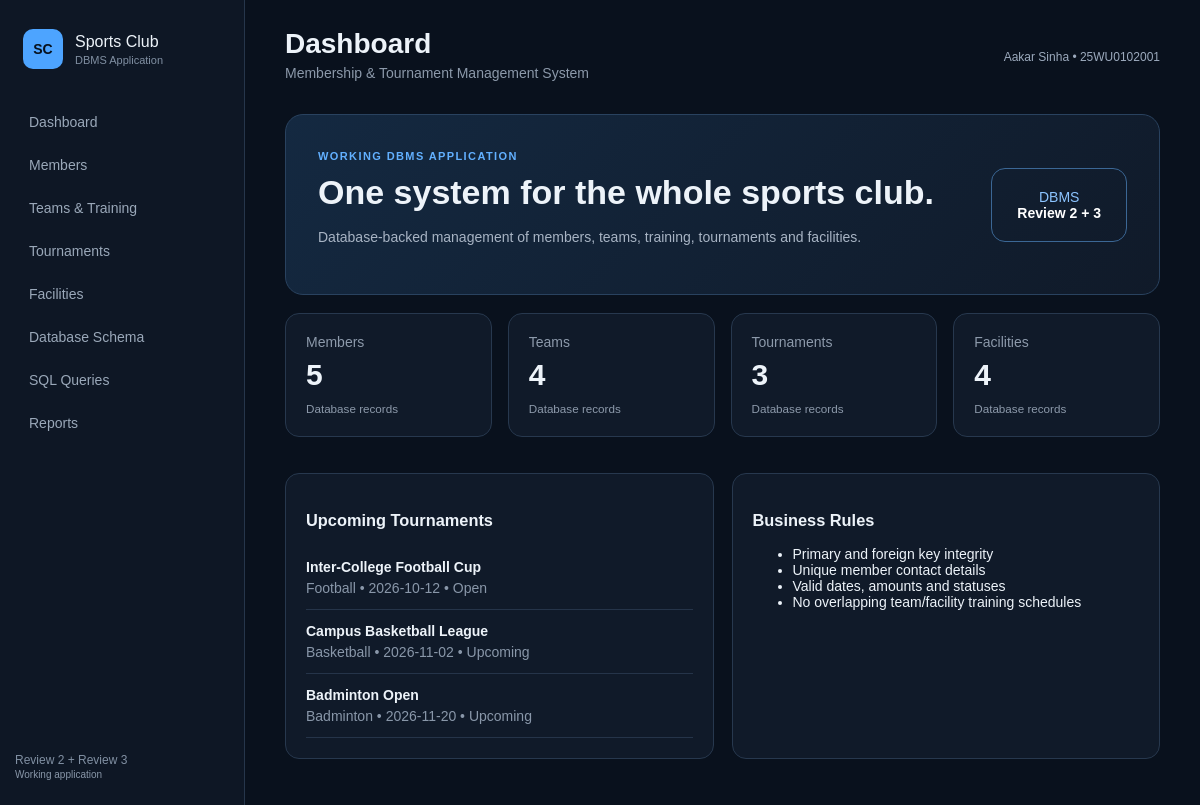
The page / on the database its author committed.
### tables this page shows
CREATE TABLE tournament (
    tournament_id INTEGER PRIMARY KEY AUTOINCREMENT,
    sport_id INTEGER NOT NULL,
    name TEXT NOT NULL UNIQUE,
    start_date TEXT NOT NULL,
    end_date TEXT NOT NULL,
    status TEXT NOT NULL DEFAULT 'Upcoming'
        CHECK(status IN ('Upcoming','Open','Ongoing','Completed','Cancelled')),
    FOREIGN KEY(sport_id) REFERENCES sport(sport_id),
    CHECK(end_date >= start_date)
);

CREATE TABLE sport (
    sport_id INTEGER PRIMARY KEY AUTOINCREMENT,
    sport_name TEXT NOT NULL UNIQUE,
    description TEXT
);

### app.py (the view)
@app.route("/")
def dashboard():
    con=get_db()
    counts={k:con.execute(q).fetchone()[0] for k,q in {
        "members":"SELECT COUNT(*) FROM member","teams":"SELECT COUNT(*) FROM team",
        "tournaments":"SELECT COUNT(*) FROM tournament","facilities":"SELECT COUNT(*) FROM facility",
        "sessions":"SELECT COUNT(*) FROM training_session"}.items()}
    upcoming=con.execute("""SELECT t.name,s.sport_name,t.start_date,t.status
        FROM tournament t JOIN sport s ON s.sport_id=t.sport_id ORDER BY t.start_date LIMIT 5""").fetchall()
    con.close()
    return render_template("dashboard.html",counts=counts,upcoming=upcoming)

### app.py (called while the page is built)
def get_db():
    con=sqlite3.connect(DB)
    con.row_factory=sqlite3.Row
    con.execute("PRAGMA foreign_keys=ON")
    return con

### templates/dashboard.html
{% extends "base.html" %}{% block title %}Dashboard{% endblock %}{% block content %}
<div class="hero"><div><span class="eyebrow">WORKING DBMS APPLICATION</span><h2>One system for the whole sports club.</h2><p>Database-backed management of members, teams, training, tournaments and facilities.</p></div><div class="badge">DBMS<br><b>Review 2 + 3</b></div></div>
<div class="stats">{% for k,label in [('members','Members'),('teams','Teams'),('tournaments','Tournaments'),('facilities','Facilities')] %}<div class="card stat"><span>{{label}}</span><b>{{counts[k]}}</b><small>Database records</small></div>{% endfor %}</div>
<div class="grid2"><div class="card"><h3>Upcoming Tournaments</h3>{% for x in upcoming %}<div class="row"><b>{{x.name}}</b><span>{{x.sport_name}} • {{x.start_date}} • {{x.status}}</span></div>{% endfor %}</div>
<div class="card"><h3>Business Rules</h3><ul><li>Primary and foreign key integrity</li><li>Unique member contact details</li><li>Valid dates, amounts and statuses</li><li>No overlapping team/facility training schedules</li></ul></div></div>{% endblock %}

### templates/base.html (shortened to what this page needs)
<!doctype html><html><head><meta charset="utf-8"><meta name="viewport" content="width=device-width,initial-scale=1">
<title>Sports Club DBMS</title><link rel="stylesheet" href="{{url_for('static',filename='style.css')}}"></head><body>
<aside><div class="brand"><strong>SC</strong><span>Sports Club<small>DBMS Application</small></span></div>
<nav>
<a href="{{url_for('dashboard')}}">Dashboard</a><a href="{{url_for('members')}}">Members</a>
<a href="{{url_for('teams')}}">Teams & Training</a><a href="{{url_for('tournaments')}}">Tournaments</a>
<a href="{{url_for('facilities')}}">Facilities</a><a href="{{url_for('schema')}}">Database Schema</a>
<a href="{{url_for('queries')}}">SQL Queries</a><a href="{{url_for('reports')}}">Reports</a>
</nav><footer>Review 2 + Review 3<br><small>Working application</small></footer></aside>
<main><header><div><h1>{% block title %}Sports Club{% endblock %}</h1><p>Membership & Tournament Management System</p></div><div class="student">Aakar Sinha • 25WU0102001</div></header>
{% block content %}{% endblock %}</main></body></html>

### static/style.css (style rules this page uses)
* { box-sizing:border-box }
body { margin:0;background:#09111d;color:#edf3f9;font:14px Arial,sans-serif;display:flex;min-height:100vh }
aside { width:245px;background:#0e1725;border-right:1px solid #26364b;padding:24px 15px;position:fixed;top:0;bottom:0;display:flex;flex-direction:column }
.brand { display:flex;gap:12px;align-items:center;padding:5px 8px 30px }
.brand strong { display:grid;place-items:center;width:40px;height:40px;background:#4da4ff;color:#07111d;border-radius:10px }
.brand span { font-size:16px }
.brand small { display:block;font-size:11px;color:#8190a3;margin-top:3px }
nav a { display:block;color:#9aa8b9;text-decoration:none;padding:12px 14px;border-radius:9px;margin:3px 0 }
aside footer { margin-top:auto;color:#8190a3;font-size:12px }
main { margin-left:245px;width:calc(100% - 245px);padding:28px 40px }
header { display:flex;justify-content:space-between;align-items:center;margin-bottom:28px }
h1 { margin:0;font-size:28px }
header p { margin:5px 0;color:#8c99aa }
.student { color:#9caabd;font-size:12px }
.hero { display:flex;justify-content:space-between;align-items:center;background:linear-gradient(135deg,#142941,#101a29);border:1px solid #29425f;border-radius:18px;padding:32px;margin-bottom:18px }
.hero h2 { font-size:34px;margin:10px 0 }
.hero p { color:#a8b4c4;max-width:700px;line-height:1.6 }
.eyebrow { font-size:11px;color:#62b0ff;letter-spacing:1.4px;font-weight:bold }
.badge { border:1px solid #3b6795;padding:20px 25px;border-radius:14px;text-align:center;color:#8cc4ff }
.badge b { color:white }
.stats,.cards3 { display:grid;grid-template-columns:repeat(4,1fr);gap:16px;margin-bottom:18px }
.grid2 { display:grid;grid-template-columns:1fr 1fr;gap:18px }
.card { background:#101a29;border:1px solid #27384e;border-radius:14px;padding:20px;margin-bottom:18px }
.stat span,.stat small { color:#8d9aab }
.stat b { display:block;font-size:30px;margin:8px 0 }
.row { padding:13px 0;border-bottom:1px solid #253449 }
.row span { display:block;color:#8997a9;margin-top:5px }
small { color:#8997a9 }

### rows shown on the page
tournament: name "Inter-College Football Cup", sport_name "Football", start_date "2026-10-12", status "Open"
tournament: name "Campus Basketball League", sport_name "Basketball", start_date "2026-11-02", status "Upcoming"
tournament: name "Badminton Open", sport_name "Badminton", start_date "2026-11-20", status "Upcoming"

### other values the page prints
{{ label }} "Members" "Teams" "Tournaments" "Facilities"
{{ counts[k] }} "5" "4" "3" "4"
